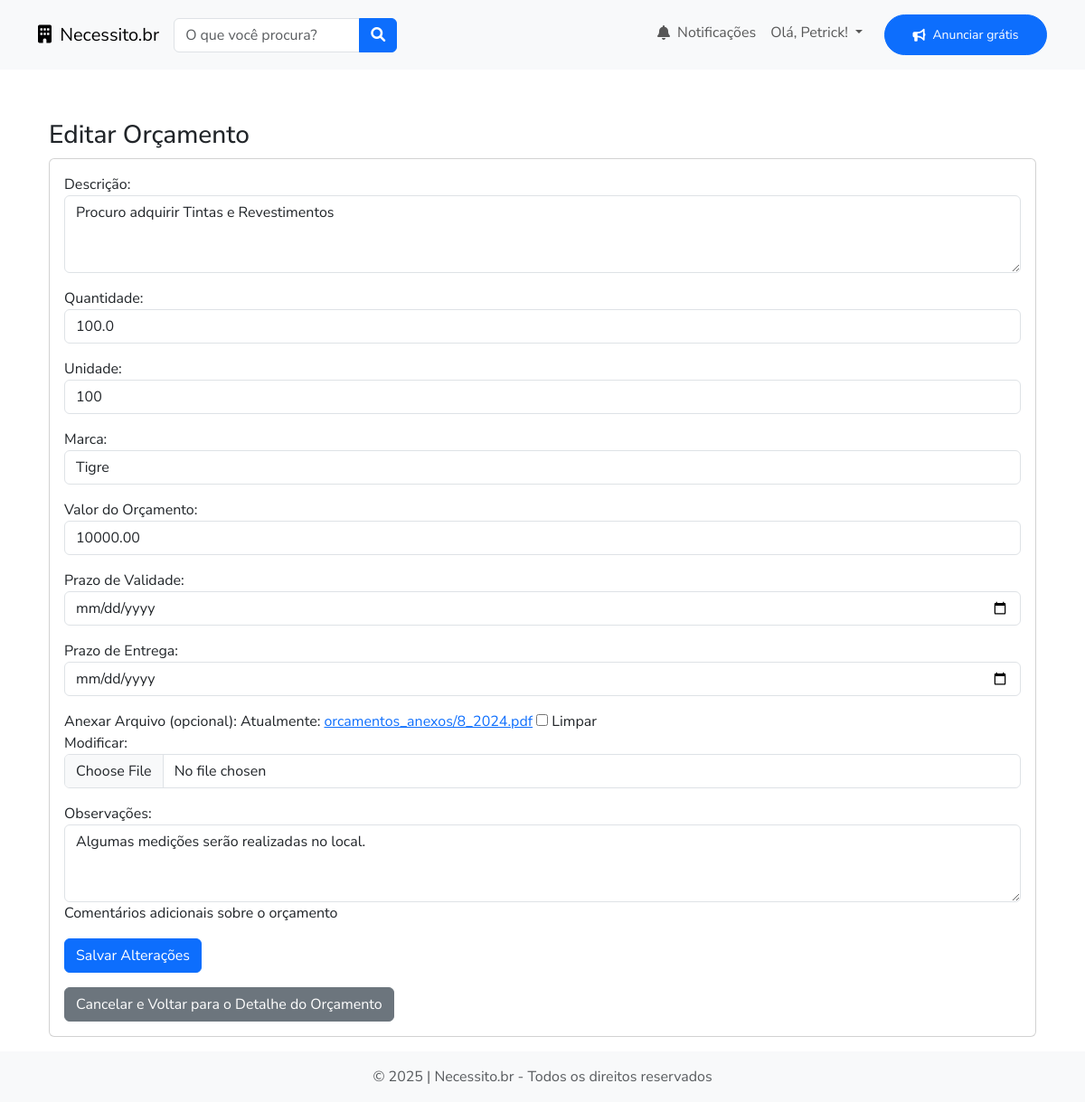
Screenshot of /orcamentos/budgets/1/editar/ (signed in) with the database file from the repository.
### users/models.py (models this page shows, shortened)
class User(AbstractUser):
    username = None  # Remove o campo username
    is_client = models.BooleanField(default=False)
    is_supplier = models.BooleanField(default=False)
    first_name = models.CharField(max_length=100)
    last_name = models.CharField(max_length=100)
    email = models.EmailField(unique=True, max_length=255)
    telefone = models.CharField(max_length=15, blank=True)
    data_nascimento = models.DateField(null=True, blank=True)
    endereco = models.TextField(blank=True)
    bairro = models.CharField(max_length=100, blank=True)
    cep = models.CharField(max_length=15, blank=True)
    cidade = models.CharField(max_length=100, blank=True)
    estado = models.CharField(max_length=2, blank=True)
    cpf = models.CharField(max_length=14, unique=True, null=True, blank=True)
    cnpj = models.CharField(max_length=18, unique=True, null=True, blank=True)
    preferred_categories = models.ManyToManyField(
        Categoria,
        blank=True,
        related_name='users_preferred'
    )
    comprovante_endereco = models.FileField(upload_to='comprovantes/', blank=True, null=True)
    foto = models.ImageField(upload_to='fotos_usuarios/', blank=True, null=True)
    date_joined = models.DateTimeField('date joined', auto_now_add=True)
    USERNAME_FIELD = 'email'  # Define email como identificador principal
    EMAIL_FIELD = 'email'
    REQUIRED_FIELDS = ['first_name', 'last_name']
    objects = UserManager()

### budgets/models.py (models this page shows, shortened)
class Orcamento(models.Model):
    fornecedor = models.ForeignKey(User, on_delete=models.CASCADE, related_name="orcamentos")
    anuncio = models.ForeignKey(Necessidade, on_delete=models.CASCADE, related_name="orcamentos")
    descricao = models.TextField(blank="True")
    quantidade = models.FloatField()
    unidade = models.CharField(max_length=50)
    marca = models.CharField(max_length=100, blank=True)
    valor = models.DecimalField(max_digits=10, decimal_places=2)
    prazo_validade = models.DateField()
    prazo_entrega = models.DateField()
    arquivo_anexo = models.FileField(upload_to='orcamentos_anexos/', blank=True, null=True)
    observacao = models.TextField(blank=True, help_text="Comentários adicionais sobre o orçamento")
    status = models.CharField(max_length=50, choices=[
        ('pendente', 'Pendente'), # Aguardando aceite do anunciante
        ('Aguardando aceite do fornecedor', 'Aguardando aceite do fornecedor'), # Aguardando aceite do fornecedor (disparado após aceite do anunciante)
        ('aceito', 'Aceito'), # Orçamento aceito e em andamento (disparado após aceite do fornecedor)
        ('rejeitado', 'Rejeitado'), # Orçamento rejeitado pelo anunciante
    ], default='pendente')
    data_criacao = models.DateTimeField(auto_now_add=True)
    modificado_em = models.DateTimeField(blank=True, null=True, auto_now=True)

### budgets/views.py (the view, shortened to what this page needs)
# urls.py: path('budgets/<int:pk>/editar/', BudgetUpdateView.as_view(), name='budget_update'),
class BudgetUpdateView(LoginRequiredMixin, UpdateView):
    model = Orcamento
    form_class = OrcamentoForm
    template_name = 'budget_update.html'
    success_url = reverse_lazy('budget_list')  # URL da lista de orçamentos
    def get_queryset(self):
        return Orcamento.objects.filter(fornecedor=self.request.user)

### budgets/templates/budget_update.html (shortened to what this page needs)
{% extends 'base.html' %}
{% load static %}
{% block content %}
<div class="container mt-4">
  <h3 class="display-7">Editar Orçamento</h3>
  <div class="card">
    <div class="card-body">
      <form method="post" class="form" enctype="multipart/form-data">
        {{ form.as_p }}
        <button type="submit" class="btn btn-primary">Salvar Alterações</button>
      </form>
      <a href="{% url 'budget_detail' object.pk %}" class="btn btn-secondary mt-3">
        Cancelar e Voltar para o Detalhe do Orçamento
      </a>
    </div>
  </div>
</div>
{% endblock %}

### templates/components/_header.html (shortened to what this page needs)
<header>
    <nav class="navbar navbar-expand-lg navbar-light bg-light py-3">
        <div class="container">
            <a class="navbar-brand" href="{% url 'home' %}">
                <i class="fas fa-building me-1"></i> Necessito.br
            </a>
            <div class="collapse navbar-collapse" id="navbarNav">
                <ul class="navbar-nav me-auto align-items-start">
                    <li class="nav-item w-100 mt-2 mt-lg-0 me-auto">
                        <form >
                            <div class="input-group">
                                <input type="text" class="form-control" placeholder="O que você procura?">
                                <button class="btn btn-primary" type="submit">
                                    <i class="fas fa-search"></i>
                                </button>
                            </div>
                        </form>
                    </li>
                </ul>
                <ul class="navbar-nav ms-auto align-items-start justify-content-end">
                    <li class="nav-item">
                        <a class="nav-link d-flex align-items-center" href="#" data-bs-toggle="tooltip" data-bs-placement="bottom" title="Notificações">
                            <i class="fas fa-bell me-2"></i>
                            <span>Notificações</span>
                        </a>
                    </li>
                    {% if user.is_authenticated %}
                    <li class="nav-item dropdown">
                        <a class="nav-link dropdown-toggle" href="#" role="button" data-bs-toggle="dropdown"
                            aria-expanded="false">
                            Olá, {{ user.first_name|capfirst }}!
                        </a>
                    </li>
                    {% endif %}
                    <li class="nav-item ms-lg-3">
                        <a href="{% url 'necessidade_create' %}"
                            class="btn btn-primary text-white px-4 py-2 rounded-pill d-flex align-items-center justify-content-center"
                            style="font-size: 14px; height: 45px; min-width: 180px; white-space: nowrap;">
                            <i class="fas fa-bullhorn me-2"></i> Anunciar grátis
                        </a>
                    </li>
                </ul>
            </div>
        </div>
    </nav>
</header>

### templates/base.html (style rules this page uses)
body { font-family: 'Nunito Sans', sans-serif; }

### rows the page displays
User: first_name "Petrick"
Orcamento: descricao "Procuro adquirir Tintas e Revestimentos", quantidade "100.0", unidade "100", marca "Tigre", valor "10000.00", observacao "Algumas medições serão realizadas no local."
